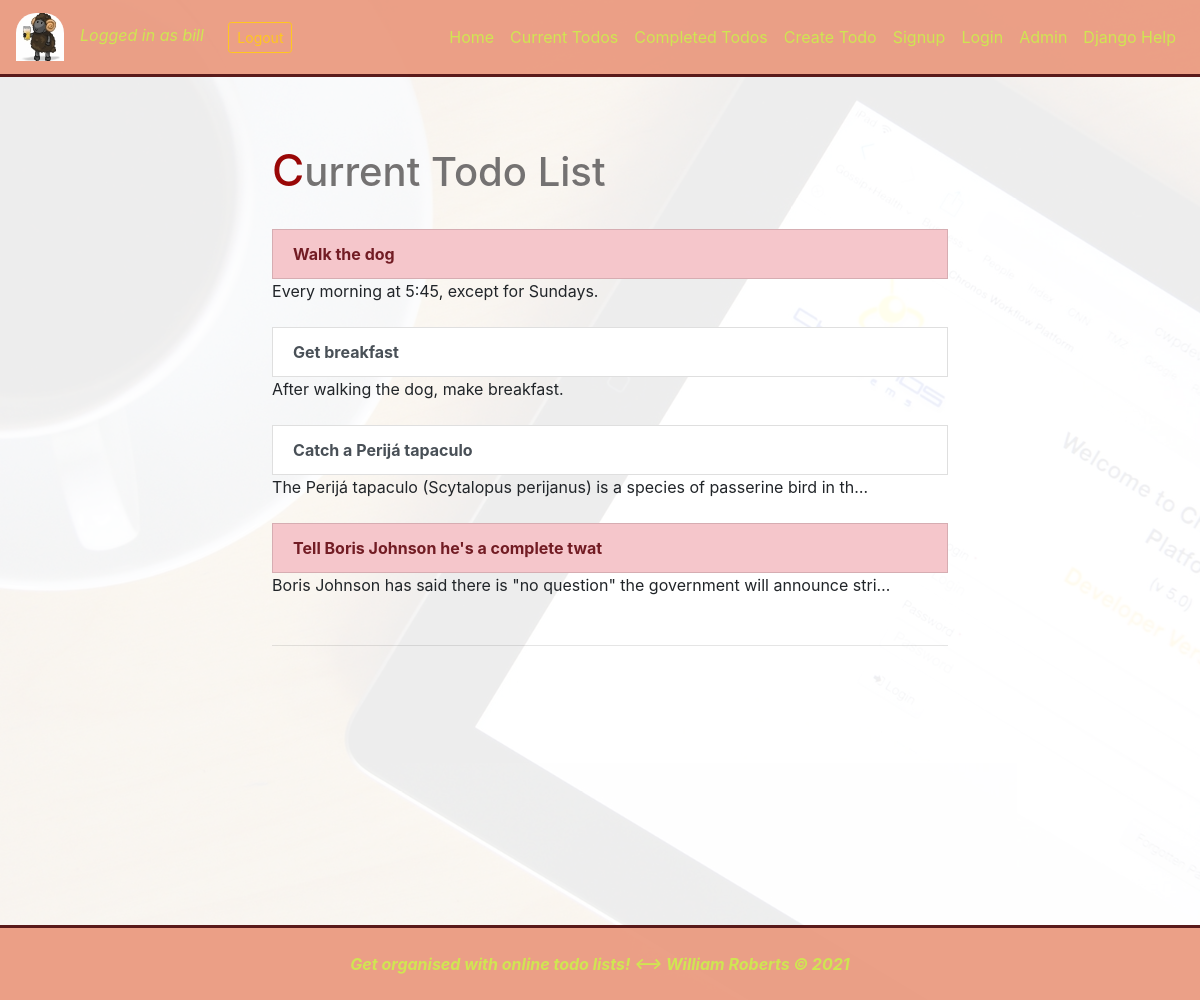
Page /current/ (signed in) on the earlier database version.
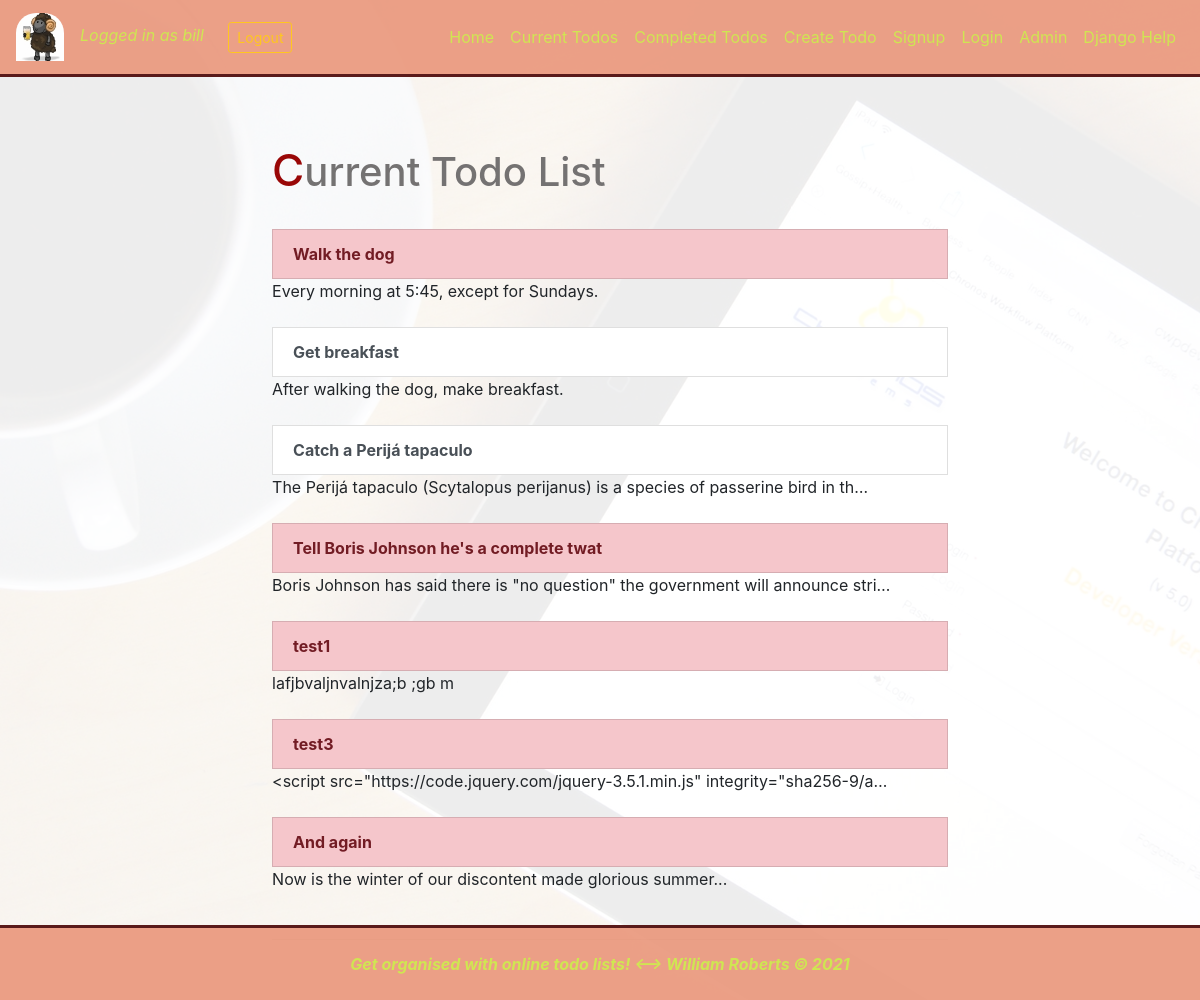
Same page on the later database version.
### todo/models.py (models this page shows, shortened)
class Todo(models.Model):
    title = models.CharField(max_length=100)
    memo = models.TextField(blank=True)
    created = models.DateTimeField(auto_now_add=True)
    datecompleted = models.DateTimeField(null=True, blank=True)
    important = models.BooleanField(default=False)
    user = models.ForeignKey(User, on_delete=models.CASCADE)

### todo/views.py (the view)
# urls.py: path('current/', views.currenttodos, name='currenttodos'),
def currenttodos(request):
    if not request.user.is_authenticated:
        return render(request, 'todo/home.html', {'error':'You need to log in first!',
                                                    'alert':'bg-warning'})
    todos = Todo.objects.filter(user=request.user, datecompleted__isnull=True)
    return render(request, 'todo/currenttodos.html', {'todos':todos})

### todo/templates/todo/currenttodos.html (shortened to what this page needs)
{% extends 'base.html' %}
{% load static %}
{% block content %}
<div class="row justify-content-center mt-5">
    <div class="col-md-7">
    <h1>Current Todo List</h1>
        <br>
        {% for todo in todos %}
        <a href="{% url 'viewtodo' todo.id %}"
        class="list-group-item list-group-item-action {% if todo.important %} list-group-item-danger{% endif %}">
        <b>{{ todo.title }}</b></a>
        {% if todo.memo %}
            {{ todo.memo|truncatechars:80|striptags }}
        {% endif %}
        <br><br>
        {% endfor %}
    <hr class="my-4"/>
</div>
</div>
{% endblock content %}

### templates/base.html (shortened to what this page needs)
<!DOCTYPE html>
<html lang="en">
    <head>
      <link rel="stylesheet" href="https://use.fontawesome.com/releases/v5.0.13/css/all.css"
>
      <link
      rel="stylesheet" href="https://cdn.jsdelivr.net/npm/bootstrap@4.5.3/dist/css/bootstrap.min.css"
      />
      {% load static %}
      <link rel="stylesheet" href="{% static 'style.css' %}" />
    </head>
    <body>
      <section id="mainBlock">
        <div class="dark-overlay">
          {% block navbar %}
            {% include "navbar.html" %}
          {% endblock navbar %}
          {% block content %}
          {% endblock content %}
          {% block footer %}
            {% include "footer.html" %}
          {% endblock footer %}
        </div>
      </section>
    </body>
</html>

### templates/navbar.html (shortened to what this page needs)
{% load static %}
<nav class="navbar fixed-top navbar-expand-md navbar-dark bg-dark">
    <a class="navbar-brand" href="#top"><img class="mylogo" src="{% static 'logo.png' %}"
        alt="logo" /></a>
    {% if user.is_authenticated %}
        <form action="{% url 'logoutuser' %}" method="POST">
                <i class="loggedin">Logged in as {{ user.username }}</i>
                <button type="submit" class="btn btn-outline-warning btn-sm">Logout</button>
        </form>
    {% endif %}
    <div class="collapse navbar-collapse" id="navbarMenu">
        <ul class="navbar-nav ml-auto">
            <li class="nav-item">
                <a class="nav-link" href="{% url 'home' %}">Home</a>
            </li>
            <li class="nav-item">
                <a class="nav-link" href="{% url 'currenttodos' %}" >Current Todos</a>
            </li>
            <li class="nav-item">
                <a class="nav-link" href="{% url 'completedtodos' %}" >Completed Todos</a>
            </li>
            <li class="nav-item">
                <a class="nav-link" href="{% url 'createtodo' %}" >Create Todo</a>
            </li>
            <li class="nav-item">
                <a class="nav-link" href="{% url 'signupuser' %}" >Signup</a>
            </li>
            <li class="nav-item">
                <a class="nav-link" href="{% url 'loginuser' %}" >Login</a>
            </li>
            <li class="nav-item">
                <a class="nav-link" href="/admin141148/login/?next=/admin141148/" target="_blank">Admin</a>
            </li>
            <li class="nav-item">
                <a class="nav-link" href="{% static 'django.pdf' %}" target="_blank">Django Help</a>
            </li>
        </ul>
    </div>
</nav>
<br><br><br><br>

### templates/footer.html
<div class="container text-center fixed-bottom col-sm-12 footer">
  <br>
    <b><i>
      Get organised with online todo lists!
      <-->
      <a href="https://whroberts.eu.pythonanywhere.com" target="_blank" class="extern">
        William Roberts
      </a> © 2021
    </i></b>
  <br><br>
</div>

### static/style.css (style rules this page uses)
.navbar { background-color: darksalmon !important; opacity: 0.9; border-bottom: rgb(73, 3, 3) 3px solid; }
.navbar-nav .nav-link { color:rgb(203, 228, 65) !important; }
.mylogo { border-radius: 20px 20px 0 0; }
.loggedin { padding-right: 20px; color:rgb(203, 228, 65); }
.footer { color:rgb(203, 228, 65); background-color: darksalmon; opacity: 0.9; border-top: rgb(73, 3, 3) 3px solid; }
.extern { color:rgb(203, 228, 65); background-color: darksalmon; }
#mainBlock { background: url(../static/background.jpg); background-repeat: no-repeat; background-size: cover; background-attachment: fixed; width: 100%; min-height: 1000px; }
#mainBlock .dark-overlay { background-repeat: no-repeat; background-size: cover; width: 100%; min-height: 1000px; background: rgba(255,255,255,0.93); background-attachment: fixed; }
.row { padding-left: 20px; }
h1 { color: rgb(116, 114, 114); }
h1::first-letter { color: rgb(153, 7, 7); font-size: 110%; }

Differences in the rows shown:
added Todo: title "test1", memo "lafjbvaljnvalnjza;b ;gb m"
added Todo: title "test3", memo "<script src=\"https://code.jquery.com/jquery-3.5.1.min.js\" integrity=\"sha256-9/a…"
added Todo: title "And again", memo "Now is the winter of our discontent made glorious summer..."
